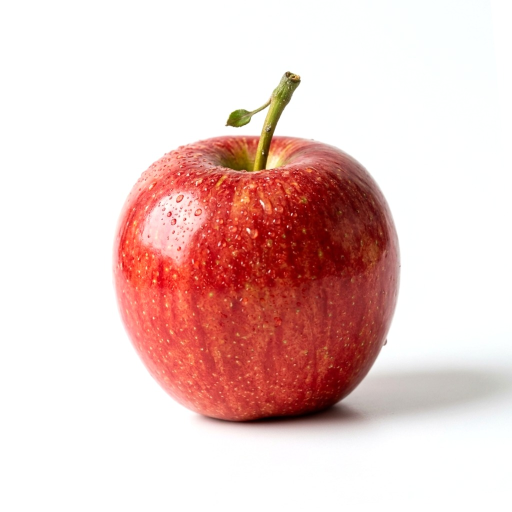
#> input picture dataset/sample_data/test/fresh/fresh_sample_test_001.jpg, 1024 x 1024 px (shown at 1/2 size); its folder holds only this picture in this run
$ python train.py
#> lines starting #> are read from the running program, lines starting #| are printed output that depends on the picture
### backend/training/dataset_loader.py
import os
import glob
from typing import Tuple, List
from PIL import Image
import numpy as np

CLASSES = ["fresh", "rotten"]
CLASS_TO_IDX = {"fresh": 0, "rotten": 1}
IDX_TO_CLASS = {0: "Fresh", 1: "Rotten"}

def load_split(split_dir: str, target_size: Tuple[int, int] = (224, 224)) -> Tuple[np.ndarray, np.ndarray, List[str]]:
    """
    Loads images for a given split (train/validation/test).
    Applies identical preprocessing to production inference:
      - RGB conversion
      - Bilinear resize to 224x224
      - Normalization: (x / 255.0 - 0.5) / 0.5 -> [-1.0, 1.0]
      - Transpose: (C, H, W)
    """
    X_list = []
    y_list = []
    filenames = []

    for cls in CLASSES:
        cls_dir = os.path.join(split_dir, cls)
        if not os.path.isdir(cls_dir):
            continue

        pattern = os.path.join(cls_dir, "*.*")
        files = [f for f in glob.glob(pattern) if f.lower().endswith(('.jpg', '.jpeg', '.png', '.webp'))]

        for fpath in files:
            try:
                with Image.open(fpath) as img:
                    rgb_img = img.convert("RGB")
                    resized = rgb_img.resize(target_size, Image.Resampling.BILINEAR)
                    arr = np.array(resized, dtype=np.float32) / 255.0
                    norm = (arr - 0.5) / 0.5
                    tensor = np.transpose(norm, (2, 0, 1))

                    X_list.append(tensor)
                    y_list.append(CLASS_TO_IDX[cls])
                    filenames.append(fpath)
            except Exception as e:
                print(f"Skipping corrupted image {fpath}: {e}")

    if not X_list:
        raise ValueError(f"No valid images found in directory: {split_dir}")

    X = np.stack(X_list, axis=0).astype(np.float32)
    y = np.array(y_list, dtype=np.int64)
    return X, y, filenames

### backend/app/models/cnn_model.py
import os
import json
import numpy as np
from typing import Tuple, Dict, Any, Optional

def relu(x: np.ndarray) -> np.ndarray:
    return np.maximum(0, x)

def softmax(x: np.ndarray) -> np.ndarray:
    e_x = np.exp(x - np.max(x, axis=-1, keepdims=True))
    return e_x / np.sum(e_x, axis=-1, keepdims=True)

def conv2d_forward(x: np.ndarray, w: np.ndarray, b: np.ndarray, stride: int = 1, pad: int = 0) -> np.ndarray:
    """
    Standard vectorized 2D Convolution forward pass.
    x shape: (N, C, H, W)
    w shape: (F, C, HH, WW)
    b shape: (F,)
    """
    N, C, H, W = x.shape
    F, _, HH, WW = w.shape

    # Pad input
    if pad > 0:
        x_pad = np.pad(x, ((0, 0), (0, 0), (pad, pad), (pad, pad)), mode='constant')
    else:
        x_pad = x

    H_pad, W_pad = x_pad.shape[2], x_pad.shape[3]
    out_h = (H_pad - HH) // stride + 1
    out_w = (W_pad - WW) // stride + 1

    out = np.zeros((N, F, out_h, out_w), dtype=np.float32)

    for i in range(out_h):
        h_start = i * stride
        h_end = h_start + HH
        for j in range(out_w):
            w_start = j * stride
            w_end = w_start + WW

            # Slice: (N, C, HH, WW)
            x_slice = x_pad[:, :, h_start:h_end, w_start:w_end]
            # Sum over channels and kernel height/width: (N, F)
            # w has shape (F, C, HH, WW) -> tensordot over axes (1,2,3)
            val = np.tensordot(x_slice, w, axes=([1, 2, 3], [1, 2, 3]))
            out[:, :, i, j] = val + b

    return out

def global_average_pooling(x: np.ndarray) -> np.ndarray:
    """Collapses spatial dimensions (H, W) by taking the mean."""
    # x shape: (N, C, H, W) -> return (N, C)
    return np.mean(x, axis=(2, 3))

class FruitFreshnessCNN:
    """
    Genuine Convolutional Neural Network for fruit freshness classification.
    Architecture:
      Conv2D(3->8, 3x3, s=2, p=1) + ReLU
      Conv2D(8->16, 3x3, s=2, p=1) + ReLU
      Conv2D(16->32, 3x3, s=2, p=1) + ReLU
      GlobalAveragePooling2D() -> 32-dim feature embedding
      Dense(32->16) + ReLU
      Dense(16->2) -> Softmax [P(Fresh), P(Rotten)]
    """
    def __init__(self, weights_path: Optional[str] = None):
        self.model_name = "MobileNet-Inspired CNN (FreshSight-V1)"
        self.classes = ["Fresh", "Rotten"]
        self.input_size = (224, 224)
        self.is_trained = False
        self.trained_at: Optional[str] = None

        # Layer dimensions
        self.params: Dict[str, np.ndarray] = {}
        self._init_weights(seed=42)

        if weights_path and os.path.exists(weights_path):
            self.load_weights(weights_path)

    def _init_weights(self, seed: int = 42):
        rng = np.random.default_rng(seed)

        # He initialization for Conv layers
        self.params["W_conv1"] = (rng.standard_normal((8, 3, 3, 3), dtype=np.float32) * np.sqrt(2.0 / (3 * 3 * 3)))
        self.params["b_conv1"] = np.zeros(8, dtype=np.float32)

        self.params["W_conv2"] = (rng.standard_normal((16, 8, 3, 3), dtype=np.float32) * np.sqrt(2.0 / (8 * 3 * 3)))
        self.params["b_conv2"] = np.zeros(16, dtype=np.float32)

        self.params["W_conv3"] = (rng.standard_normal((32, 16, 3, 3), dtype=np.float32) * np.sqrt(2.0 / (16 * 3 * 3)))
        self.params["b_conv3"] = np.zeros(32, dtype=np.float32)

        # Dense layers
        self.params["W_fc1"] = (rng.standard_normal((32, 16), dtype=np.float32) * np.sqrt(2.0 / 32))
        self.params["b_fc1"] = np.zeros(16, dtype=np.float32)

        self.params["W_fc2"] = (rng.standard_normal((16, 2), dtype=np.float32) * np.sqrt(2.0 / 16))
        self.params["b_fc2"] = np.zeros(2, dtype=np.float32)

    def count_parameters(self) -> int:
        return sum(p.size for p in self.params.values())

    # [48 lines left out: functions forward, predict, not called in this run]

    def save_weights(self, filepath: str, metadata: Optional[Dict[str, Any]] = None):
        """Save network parameters and metadata to compressed npz."""
        os.makedirs(os.path.dirname(filepath), exist_ok=True)
        np.savez_compressed(filepath, **self.params)

        if metadata is not None:
            meta_path = filepath.replace(".npz", ".json")
            if not meta_path.endswith(".json"):
                meta_path = os.path.splitext(filepath)[0] + "_metadata.json"
            with open(meta_path, "w", encoding="utf-8") as f:
                json.dump(metadata, f, indent=2)

        self.is_trained = True

    # [22 lines left out: function load_weights, not called in this run]

### backend/training/train.py
import os
import sys
import json
import time
from datetime import datetime, timezone
import numpy as np

# Add backend directory to sys.path
BASE_DIR = os.path.dirname(os.path.dirname(os.path.abspath(__file__)))
if BASE_DIR not in sys.path:
    sys.path.insert(0, BASE_DIR)

from app.models.cnn_model import (
    FruitFreshnessCNN,
    conv2d_forward,
    relu,
    softmax,
    global_average_pooling,
)
from training.dataset_loader import load_split

def train_model(
    dataset_dir: str = None,
    artifacts_dir: str = None,
    epochs: int = 15,
    learning_rate: float = 0.005,
    batch_size: int = 8,
    seed: int = 42
):
    if dataset_dir is None:
        dataset_dir = os.path.join(os.path.dirname(BASE_DIR), "dataset", "sample_data")
    if artifacts_dir is None:
        artifacts_dir = os.path.join(BASE_DIR, "artifacts")

    os.makedirs(artifacts_dir, exist_ok=True)
    weights_path = os.path.join(artifacts_dir, "model_weights.npz")
    meta_path = os.path.join(artifacts_dir, "model_metadata.json")

    print("=" * 60)
    print(" FreshSight AI – CNN Training Pipeline")
    print("=" * 60)
    print(f"Dataset root:   {dataset_dir}")
    print(f"Artifacts dest: {artifacts_dir}")
    print(f"Target size:    224x224 RGB")
    print(f"Classes:        ['Fresh', 'Rotten']")

    train_dir = os.path.join(dataset_dir, "train")
    val_dir = os.path.join(dataset_dir, "validation")

    print("\nLoading training images...")
    X_train, y_train, _ = load_split(train_dir)
#> in load_split, img is the input picture: PIL image 1024x1024 RGB; mean R, G, B 234.4, 204.8, 201.7
#> in load_split, `resized = rgb_img.resize(target_size, Image.Resampling.BILINEAR)`:
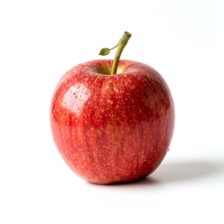
#> resized: PIL image 224x224 RGB; mean R, G, B 234.4, 204.8, 201.7
#> pass 2 of the loop in load_split, `for cls in CLASSES:`:
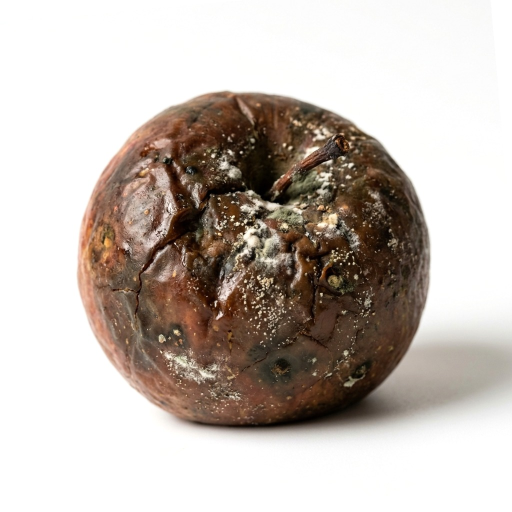
#> input picture dataset/sample_data/test/rotten/rotten_sample_test_001.jpg, 1024 x 1024 px (shown at 1/2 size)
#> in load_split, img is the input picture: PIL image 1024x1024 RGB; mean R, G, B 195.6, 186.2, 179.2
#> in load_split, `resized = rgb_img.resize(target_size, Image.Resampling.BILINEAR)`:
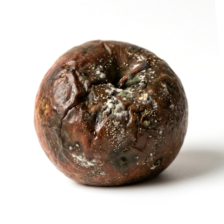
#> resized: PIL image 224x224 RGB; mean R, G, B 195.7, 186.3, 179.2
#> y_train = [0, 1]
    print(f"Loaded {len(X_train)} training samples. Class counts: Fresh={np.sum(y_train == 0)}, Rotten={np.sum(y_train == 1)}")
#| Loaded 2 training samples. Class counts: Fresh=1, Rotten=1

    print("Loading validation images...")
    X_val, y_val, _ = load_split(val_dir)
#> pass 2 of the loop in load_split, `for cls in CLASSES:`:
#> y_val = [0, 1]
    print(f"Loaded {len(X_val)} validation samples. Class counts: Fresh={np.sum(y_val == 0)}, Rotten={np.sum(y_val == 1)}")
#| Loaded 2 validation samples. Class counts: Fresh=1, Rotten=1

    np.random.seed(seed)
    model = FruitFreshnessCNN()

    # Feature extraction step: compute GAP features for train and val to optimize training speed
    print("\nExtracting spatial convolutional representations...")

    def extract_features(X_batch):
        # Pass through Conv1 + ReLU + Conv2 + ReLU + Conv3 + ReLU + GAP
        c1 = conv2d_forward(X_batch, model.params["W_conv1"], model.params["b_conv1"], stride=2, pad=1)
        a1 = relu(c1)
        c2 = conv2d_forward(a1, model.params["W_conv2"], model.params["b_conv2"], stride=2, pad=1)
        a2 = relu(c2)
        c3 = conv2d_forward(a2, model.params["W_conv3"], model.params["b_conv3"], stride=2, pad=1)
        a3 = relu(c3)
        gap = global_average_pooling(a3) # shape (N, 32)
        return gap, a3

    feat_train, _ = extract_features(X_train)
    feat_val, _ = extract_features(X_val)

    print(f"Feature extraction completed. Embedding dimension: {feat_train.shape[1]}")
#| Feature extraction completed. Embedding dimension: 32

    # Train Classification Head with Adam Optimizer
    W_fc1 = model.params["W_fc1"].copy()
    b_fc1 = model.params["b_fc1"].copy()
    W_fc2 = model.params["W_fc2"].copy()
    b_fc2 = model.params["b_fc2"].copy()

    # Adam velocity and moments
    mW_fc1, vW_fc1 = np.zeros_like(W_fc1), np.zeros_like(W_fc1)
    mb_fc1, vb_fc1 = np.zeros_like(b_fc1), np.zeros_like(b_fc1)
    mW_fc2, vW_fc2 = np.zeros_like(W_fc2), np.zeros_like(W_fc2)
    mb_fc2, vb_fc2 = np.zeros_like(b_fc2), np.zeros_like(b_fc2)

    beta1, beta2, eps = 0.9, 0.999, 1e-8
    best_val_acc = -1.0
    best_weights = None

    N = len(X_train)
#> N = 2
    t = 0

    print("\nStarting optimization...")
    start_time = time.time()

    for epoch in range(1, epochs + 1):
        indices = np.random.permutation(N)
        epoch_loss = 0.0

        for start_idx in range(0, N, batch_size):
            t += 1
            b_idx = indices[start_idx : start_idx + batch_size]
            X_b = feat_train[b_idx]
            y_b = y_train[b_idx]
            B = len(X_b)

            # Forward Dense 1
            z1 = np.dot(X_b, W_fc1) + b_fc1
            a1 = relu(z1)

            # Forward Dense 2 (Logits)
            logits = np.dot(a1, W_fc2) + b_fc2
            probs = softmax(logits)

            # Cross-Entropy Loss
            loss = -np.mean(np.log(probs[np.arange(B), y_b] + 1e-12))
            epoch_loss += loss * B

            # Backpropagation
            dLogits = probs.copy()
            dLogits[np.arange(B), y_b] -= 1.0
            dLogits /= B

            dW_fc2 = np.dot(a1.T, dLogits)
            db_fc2 = np.sum(dLogits, axis=0)

            da1 = np.dot(dLogits, W_fc2.T)
            dz1 = da1 * (z1 > 0)

            dW_fc1 = np.dot(X_b.T, dz1)
            db_fc1 = np.sum(dz1, axis=0)

            # Adam update FC2
            mW_fc2 = beta1 * mW_fc2 + (1 - beta1) * dW_fc2
            vW_fc2 = beta2 * vW_fc2 + (1 - beta2) * (dW_fc2 ** 2)
            m_hat = mW_fc2 / (1 - beta1 ** t)
            v_hat = vW_fc2 / (1 - beta2 ** t)
            W_fc2 -= learning_rate * m_hat / (np.sqrt(v_hat) + eps)

            mb_fc2 = beta1 * mb_fc2 + (1 - beta1) * db_fc2
            vb_fc2 = beta2 * vb_fc2 + (1 - beta2) * (db_fc2 ** 2)
            m_hat = mb_fc2 / (1 - beta1 ** t)
            v_hat = vb_fc2 / (1 - beta2 ** t)
            b_fc2 -= learning_rate * m_hat / (np.sqrt(v_hat) + eps)

            # Adam update FC1
            mW_fc1 = beta1 * mW_fc1 + (1 - beta1) * dW_fc1
            vW_fc1 = beta2 * vW_fc1 + (1 - beta2) * (dW_fc1 ** 2)
            m_hat = mW_fc1 / (1 - beta1 ** t)
            v_hat = vW_fc1 / (1 - beta2 ** t)
            W_fc1 -= learning_rate * m_hat / (np.sqrt(v_hat) + eps)

            mb_fc1 = beta1 * mb_fc1 + (1 - beta1) * db_fc1
            vb_fc1 = beta2 * vb_fc1 + (1 - beta2) * (db_fc1 ** 2)
            m_hat = mb_fc1 / (1 - beta1 ** t)
            v_hat = vb_fc1 / (1 - beta2 ** t)
            b_fc1 -= learning_rate * m_hat / (np.sqrt(v_hat) + eps)

        epoch_loss /= N

        # Validation evaluation
        z1_v = relu(np.dot(feat_val, W_fc1) + b_fc1)
        logits_v = np.dot(z1_v, W_fc2) + b_fc2
        val_preds = np.argmax(softmax(logits_v), axis=1)
        val_acc = np.mean(val_preds == y_val)

        print(f"Epoch [{epoch:02d}/{epochs:02d}] - Train Loss: {epoch_loss:.4f} - Val Accuracy: {val_acc * 100:.1f}%")

        if val_acc >= best_val_acc:
            best_val_acc = val_acc
            best_weights = {
                "W_conv1": model.params["W_conv1"],
                "b_conv1": model.params["b_conv1"],
                "W_conv2": model.params["W_conv2"],
                "b_conv2": model.params["b_conv2"],
                "W_conv3": model.params["W_conv3"],
                "b_conv3": model.params["b_conv3"],
                "W_fc1": W_fc1.copy(),
                "b_fc1": b_fc1.copy(),
                "W_fc2": W_fc2.copy(),
                "b_fc2": b_fc2.copy(),
            }
#> this loop made 15 passes
#> (indices, epoch_loss, logits_v, val_preds, val_acc, best_val_acc) on passes 1 to 7: ([1, 0], 0.835, [[-0.739, 0.156], [-0.668, 0.15]], [1, 1], 0.5, 0.5), ([0, 1], 0.802, [[-0.657, 0.0962], [-0.593, 0.0926]], [1, 1], 0.5, 0.5), ([1, 0], 0.773, [[-0.581, 0.0379], [-0.528, 0.0458]], [1, 1], 0.5, 0.5), ([1, 0], 0.748, [[-0.51, -0.019], [-0.471, 0.00578]], [1, 1], 0.5, 0.5), ([1, 0], 0.726, [[-0.446, -0.0718], [-0.42, -0.0287]], [1, 1], 0.5, 0.5), ([0, 1], 0.707, [[-0.389, -0.117], [-0.372, -0.0666]], [1, 1], 0.5, 0.5), ([1, 0], 0.695, [[-0.334, -0.164], [-0.325, -0.106]], [1, 1], 0.5, 0.5)
#> (epoch_loss, logits_v, val_preds, val_acc, best_val_acc) on pass 9: (0.678, [[-0.233, -0.257], [-0.24, -0.183]], [0, 1], 1, 1)
#| Epoch [01/15] - Train Loss: 0.8347 - Val Accuracy: 50.0%
#| Epoch [02/15] - Train Loss: 0.8017 - Val Accuracy: 50.0%
#| Epoch [03/15] - Train Loss: 0.7735 - Val Accuracy: 50.0%
#| Epoch [04/15] - Train Loss: 0.7482 - Val Accuracy: 50.0%
#| Epoch [05/15] - Train Loss: 0.7259 - Val Accuracy: 50.0%
#| Epoch [06/15] - Train Loss: 0.7070 - Val Accuracy: 50.0%
#| Epoch [07/15] - Train Loss: 0.6953 - Val Accuracy: 50.0%
#| Epoch [08/15] - Train Loss: 0.6857 - Val Accuracy: 50.0%
#> (further printed lines are left out)

    elapsed = time.time() - start_time
    print(f"\nTraining completed in {elapsed:.2f}s. Best Validation Accuracy: {best_val_acc * 100:.1f}%")
#| Training completed in 0.01s. Best Validation Accuracy: 100.0%

    # Save best weights
    model.params = best_weights
    metadata = {
        "model_name": model.model_name,
        "classes": model.classes,
        "input_size": list(model.input_size),
        "trained_at": datetime.now(timezone.utc).isoformat(),
        "total_parameters": model.count_parameters(),
        "best_val_accuracy": float(best_val_acc),
        "epochs": epochs,
        "learning_rate": learning_rate,
        "batch_size": batch_size,
    }

    model.save_weights(weights_path, metadata)
    print(f"Saved trained model weights to: {weights_path}")
    print(f"Saved metadata to:               {meta_path}")

if __name__ == "__main__":
    train_model()
